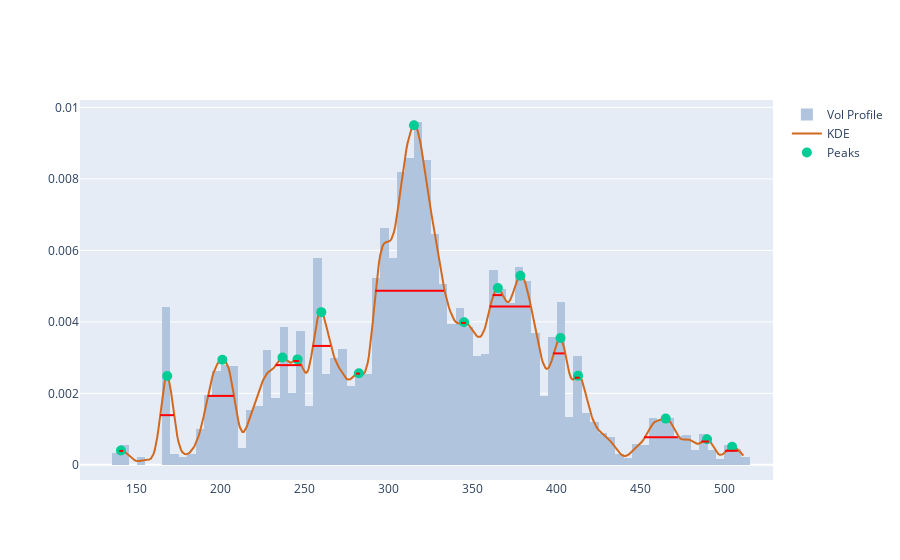

This figure's notebook cell:
### Code cell
# Peak Width
width_range=1
peaks, peak_props = signal.find_peaks(kdy, prominence=0.00001, width=width_range)

left_ips = peak_props['left_ips']
right_ips = peak_props['right_ips']
width_x0 = xr.min() + (left_ips * ticks_per_sample)
width_x1 = xr.min() + (right_ips * ticks_per_sample)
width_y = peak_props['width_heights']

fig = get_dist_plot(lulu.Close, lulu.Volume, xr, kdy)
fig.add_trace(go.Scatter(name='Peaks', x=pkx, y=pky, mode='markers', marker=pk_marker_args))

for x0, x1, y in zip(width_x0, width_x1, width_y):
    fig.add_shape(type='line',
        xref='x', yref='y',
        x0=x0, y0=y, x1=x1, y1=y,
        line=dict(
            color='red',
            width=2,
        )
    )
fig.show()

### Figure 1 — Plotly figure (JSON) as saved in the notebook; plotly's stock layout.template omitted (floating-point values rounded to 4 significant figures; data arrays with more than 128 entries replaced by an {"elided": "..."} marker saying what was removed)
{"data": [{"histfunc": "sum", "histnorm": "probability density", "marker": {"color": "#B0C4DE"}, "name": "Vol Profile", "nbinsx": 150, "type": "histogram", "x": {"elided": "1470 float values"}, "y": {"elided": "1470 float values"}}, {"marker": {"color": "#D2691E"}, "mode": "lines", "name": "KDE", "type": "scatter", "x": {"elided": "500 float values"}, "y": {"elided": "500 float values"}}, {"marker": {"size": 10}, "mode": "markers", "name": "Peaks", "type": "scatter", "x": [140.5, 168.1, 200.9, 236.7, 245.7, 259.9, 282.2, 315.1, 344.9, 365.1, 378.5, 402.4, 412.8, 465.0, 489.7, 504.6], "y": [0.0004018, 0.002485, 0.002939, 0.003003, 0.00295, 0.004272, 0.002562, 0.009502, 0.003988, 0.004946, 0.00529, 0.00355, 0.002491, 0.001293, 0.0007135, 0.000507]}], "layout": {"shapes": [{"line": {"color": "red", "width": 2}, "type": "line", "x0": 139.5, "x1": 141.9, "xref": "x", "y0": 0.0003877, "y1": 0.0003877, "yref": "y"}, {"line": {"color": "red", "width": 2}, "type": "line", "x0": 163.8, "x1": 172.1, "xref": "x", "y0": 0.001389, "y1": 0.001389, "yref": "y"}, {"line": {"color": "red", "width": 2}, "type": "line", "x0": 192.2, "x1": 207.7, "xref": "x", "y0": 0.001928, "y1": 0.001928, "yref": "y"}, {"line": {"color": "red", "width": 2}, "type": "line", "x0": 232.6, "x1": 247.8, "xref": "x", "y0": 0.002789, "y1": 0.002789, "yref": "y"}, {"line": {"color": "red", "width": 2}, "type": "line", "x0": 243.3, "x1": 246.5, "xref": "x", "y0": 0.002905, "y1": 0.002905, "yref": "y"}, {"line": {"color": "red", "width": 2}, "type": "line", "x0": 254.6, "x1": 265.4, "xref": "x", "y0": 0.003327, "y1": 0.003327, "yref": "y"}, {"line": {"color": "red", "width": 2}, "type": "line", "x0": 280.6, "x1": 282.9, "xref": "x", "y0": 0.002552, "y1": 0.002552, "yref": "y"}, {"line": {"color": "red", "width": 2}, "type": "line", "x0": 292.0, "x1": 333.0, "xref": "x", "y0": 0.004874, "y1": 0.004874, "yref": "y"}, {"line": {"color": "red", "width": 2}, "type": "line", "x0": 343.1, "x1": 346.0, "xref": "x", "y0": 0.00397, "y1": 0.00397, "yref": "y"}, {"line": {"color": "red", "width": 2}, "type": "line", "x0": 361.9, "x1": 367.5, "xref": "x", "y0": 0.004749, "y1": 0.004749, "yref": "y"}, {"line": {"color": "red", "width": 2}, "type": "line", "x0": 360.1, "x1": 384.2, "xref": "x", "y0": 0.004433, "y1": 0.004433, "yref": "y"}, {"line": {"color": "red", "width": 2}, "type": "line", "x0": 397.8, "x1": 404.7, "xref": "x", "y0": 0.003117, "y1": 0.003117, "yref": "y"}, {"line": {"color": "red", "width": 2}, "type": "line", "x0": 410.8, "x1": 413.8, "xref": "x", "y0": 0.002438, "y1": 0.002438, "yref": "y"}, {"line": {"color": "red", "width": 2}, "type": "line", "x0": 452.1, "x1": 472.2, "xref": "x", "y0": 0.0007745, "y1": 0.0007745, "yref": "y"}, {"line": {"color": "red", "width": 2}, "type": "line", "x0": 486.2, "x1": 490.7, "xref": "x", "y0": 0.0006518, "y1": 0.0006518, "yref": "y"}, {"line": {"color": "red", "width": 2}, "type": "line", "x0": 500.4, "x1": 508.0, "xref": "x", "y0": 0.0003925, "y1": 0.0003925, "yref": "y"}]}}
